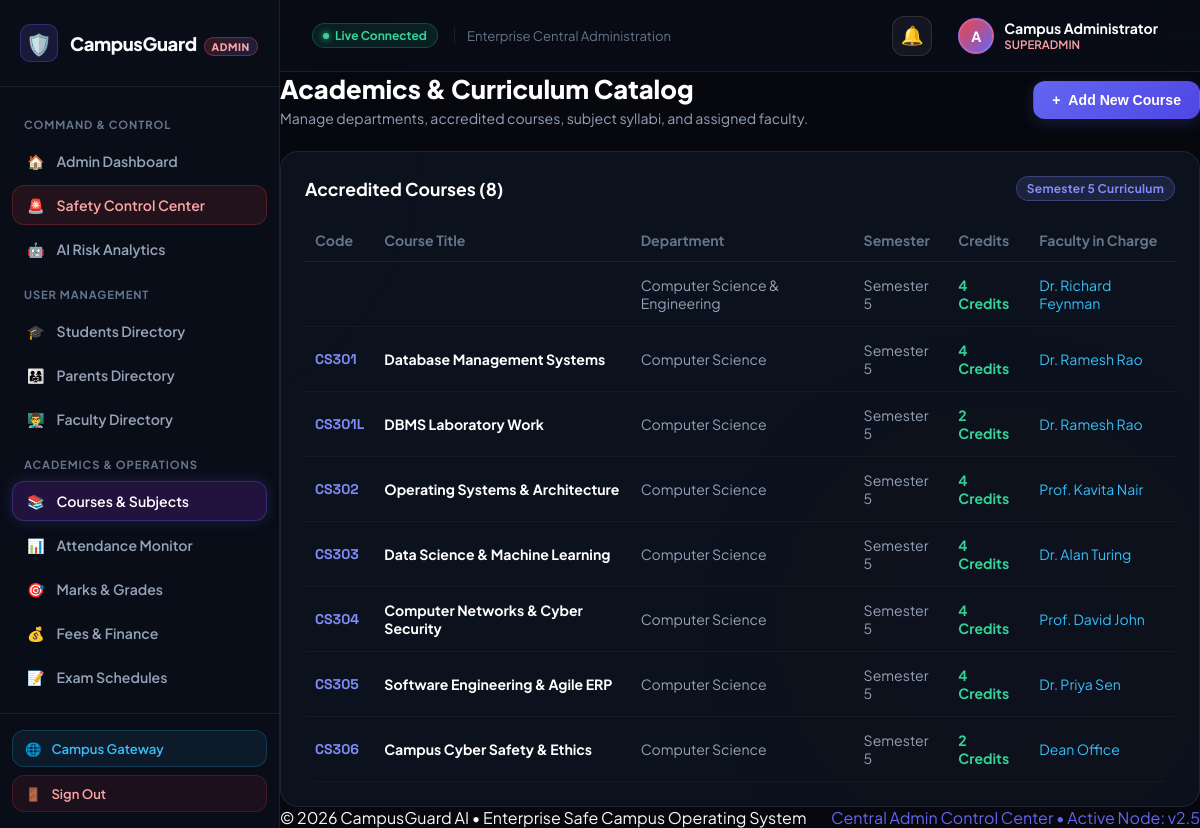
Page /admin/academics (signed in) on the committed database.
### tables this page shows
CREATE TABLE admins (
            id INTEGER PRIMARY KEY AUTOINCREMENT,
            username TEXT UNIQUE NOT NULL,
            name TEXT NOT NULL,
            email TEXT UNIQUE NOT NULL,
            password_hash TEXT NOT NULL,
            role TEXT DEFAULT 'SuperAdmin',
            created_at TIMESTAMP DEFAULT CURRENT_TIMESTAMP
        );

CREATE TABLE courses (
            id INTEGER PRIMARY KEY AUTOINCREMENT,
            course_code TEXT UNIQUE NOT NULL,
            course_name TEXT NOT NULL,
            department TEXT NOT NULL,
            semester INTEGER NOT NULL,
            credits INTEGER NOT NULL,
            faculty_name TEXT NOT NULL,
            course_type TEXT NOT NULL,
            room_number TEXT NOT NULL,
            timing TEXT NOT NULL
        );

### routes/admin.py (the view)
@admin_bp.route('/admin/academics', methods=['GET'])
@admin_required
def admin_academics(admin):
    conn = get_db_connection()
    try:
        courses = conn.execute("SELECT * FROM courses ORDER BY course_code ASC").fetchall()
        faculties = conn.execute("SELECT name FROM faculties ORDER BY name ASC").fetchall()
        return render_template(
            'admin/academics.html',
            admin=admin,
            courses=courses,
            faculties=faculties,
            active_page='academics'
        )
    finally:
        conn.close()

### app.py (called while the page is built, shortened)
def _url_build_error_fallback(error, endpoint, values):
    for registered_ep in list(app.view_functions.keys()):
        if registered_ep == endpoint or registered_ep.endswith('.' + endpoint):
            try:
                return url_for(registered_ep, **values)
            except Exception:
                if 'student_id' in values and 'id' not in values:
                    v_copy = dict(values)
                    v_copy['id'] = v_copy.pop('student_id')
                    try:
                        return url_for(registered_ep, **v_copy)
                    except Exception:
                        pass
                continue

### database/db.py (called while the page is built)
def get_db_connection():
    conn = sqlite3.connect(DATABASE_FILE, timeout=20.0)
    conn.row_factory = sqlite3.Row
    return conn

### utils/security.py (called while the page is built)
def add_security_headers(response):
    response.headers['Cache-Control'] = 'no-cache, no-store, must-revalidate, max-age=0'
    response.headers['Pragma'] = 'no-cache'
    response.headers['Expires'] = '0'
    response.headers['X-Content-Type-Options'] = 'nosniff'
    response.headers['X-Frame-Options'] = 'SAMEORIGIN'
    response.headers['X-XSS-Protection'] = '1; mode=block'
    return response

### templates/admin/academics.html (shortened to what this page needs)
{% extends "admin/base_admin.html" %}
{% block content %}
<div style="display: flex; justify-content: space-between; align-items: center; flex-wrap: wrap; gap: 16px; margin-bottom: 24px;">
    <div>
        <h1 style="font-size: 1.6rem; font-weight: 800; color: #fff; margin-bottom: 4px;">Academics &amp; Curriculum Catalog</h1>
        <p style="color: var(--text-secondary); font-size: 0.88rem;">Manage departments, accredited courses, subject syllabi, and assigned faculty.</p>
    </div>
    <button type="button" class="btn-primary" onclick="document.getElementById('add-course-modal').style.display='flex'" style="background: linear-gradient(135deg, #6366f1, #4f46e5); padding: 10px 18px; font-size: 0.88rem;">
        <span>+</span> Add New Course
    </button>
</div>
<div style="background: rgba(14, 19, 32, 0.85); border: 1px solid var(--glass-border); border-radius: 18px; padding: 24px;">
    <div style="display: flex; justify-content: space-between; align-items: center; margin-bottom: 18px;">
        <h3 style="font-size: 1.1rem; font-weight: 700; color: #fff;">Accredited Courses ({{ courses|length }})</h3>
        <span class="badge badge-indigo">Semester 5 Curriculum</span>
    </div>
    <div class="table-responsive">
        <table class="data-table" style="width: 100%; border-collapse: collapse; font-size: 0.88rem;">
            <thead>
                <tr style="border-bottom: 1px solid var(--glass-border); text-align: left; color: var(--text-muted);">
                    <th style="padding: 12px 10px;">Code</th>
                    <th style="padding: 12px 10px;">Course Title</th>
                    <th style="padding: 12px 10px;">Department</th>
                    <th style="padding: 12px 10px;">Semester</th>
                    <th style="padding: 12px 10px;">Credits</th>
                    <th style="padding: 12px 10px;">Faculty in Charge</th>
                </tr>
            </thead>
            <tbody>
                {% for c in courses %}
                <tr style="border-bottom: 1px solid rgba(255, 255, 255, 0.04);">
                    <td style="padding: 14px 10px; font-family: var(--font-mono); font-weight: 700; color: #818cf8;">{{ c.course_code }}</td>
                    <td style="padding: 14px 10px; font-weight: 700; color: #fff;">{{ c.course_name }}</td>
                    <td style="padding: 14px 10px; color: var(--text-secondary);">{{ c.department }}</td>
                    <td style="padding: 14px 10px; color: var(--text-secondary);">Semester {{ c.semester }}</td>
                    <td style="padding: 14px 10px; font-weight: 700; color: #34d399;">{{ c.credits }} Credits</td>
                    <td style="padding: 14px 10px; color: #38bdf8;">{{ c.faculty_name|default('Dr. Ramesh Rao') }}</td>
                </tr>
                {% else %}
                <tr>
                    <td colspan="6" style="text-align: center; padding: 30px; color: var(--text-muted);">No courses listed in catalog.</td>
                </tr>
                {% endfor %}
            </tbody>
        </table>
    </div>
</div>
{% endblock %}

### templates/admin/base_admin.html (shortened to what this page needs)
<!DOCTYPE html>
<html lang="en">
<head>
    <link rel="stylesheet" href="{{ url_for('static', filename='css/campusguard-toast.css') }}">
    <link rel="stylesheet" href="{{ url_for('static', filename='css/parent.css') }}">
</head>
<body>
    <div class="ambient-background" aria-hidden="true">
        <div class="glow-orb" style="background: radial-gradient(circle, rgba(239, 68, 68, 0.12) 0%, transparent 70%); bottom: -100px; right: -100px; width: 600px; height: 600px; position: fixed; border-radius: 50%; pointer-events: none; z-index: 0;"></div>
    </div>
    <div class="portal-layout">
        <aside class="sidebar" id="parent-sidebar" aria-label="Admin Navigation" style="overflow-y: auto;">
            <a href="{{ url_for('admin_dashboard') }}" class="sidebar-brand">
                <div class="brand-icon" style="background: rgba(99, 102, 241, 0.15); border: 1px solid rgba(99, 102, 241, 0.3);">
                    <span style="font-size: 1.3rem;">🛡️</span>
                </div>
                <span class="brand-name">CampusGuard <span class="brand-badge admin-badge">ADMIN</span></span>
            </a>
            <nav class="sidebar-nav">
                <span class="nav-category">Command &amp; Control</span>
                <a href="{{ url_for('admin_dashboard') }}" class="nav-link {% if active_page == 'dashboard' %}active{% endif %}" id="nav-dashboard">
                    <span>🏠</span> <span class="nav-text">Admin Dashboard</span>
                </a>
                <a href="{{ url_for('admin_safety') }}" class="nav-link nav-link-sos {% if active_page == 'safety' %}active{% endif %}" id="nav-safety">
                    <span>🚨</span> <span class="nav-text">Safety Control Center</span>
                </a>
                <a href="{{ url_for('admin_analytics') }}" class="nav-link {% if active_page == 'analytics' %}active{% endif %}" id="nav-analytics">
                    <span>🤖</span> <span class="nav-text">AI Risk Analytics</span>
                </a>
                <span class="nav-category">User Management</span>
                <a href="{{ url_for('admin_students') }}" class="nav-link {% if active_page == 'students' %}active{% endif %}" id="nav-students">
                    <span>🎓</span> <span class="nav-text">Students Directory</span>
                </a>
                <a href="{{ url_for('admin_parents') }}" class="nav-link {% if active_page == 'parents' %}active{% endif %}" id="nav-parents">
                    <span>👨‍👩‍👧</span> <span class="nav-text">Parents Directory</span>
                </a>
                <a href="{{ url_for('admin_faculty') }}" class="nav-link {% if active_page == 'faculty' %}active{% endif %}" id="nav-faculty">
                    <span>👨‍🏫</span> <span class="nav-text">Faculty Directory</span>
                </a>
                <span class="nav-category">Academics &amp; Operations</span>
                <a href="{{ url_for('admin_academics') }}" class="nav-link {% if active_page == 'academics' %}active{% endif %}" id="nav-academics">
                    <span>📚</span> <span class="nav-text">Courses &amp; Subjects</span>
                </a>
                <a href="{{ url_for('admin_attendance') }}" class="nav-link {% if active_page == 'attendance' %}active{% endif %}" id="nav-attendance">
                    <span>📊</span> <span class="nav-text">Attendance Monitor</span>
                </a>
                <a href="{{ url_for('admin_marks') }}" class="nav-link {% if active_page == 'marks' %}active{% endif %}" id="nav-marks">
                    <span>🎯</span> <span class="nav-text">Marks &amp; Grades</span>
                </a>
                <a href="{{ url_for('admin_fees') }}" class="nav-link {% if active_page == 'fees' %}active{% endif %}" id="nav-fees">
                    <span>💰</span> <span class="nav-text">Fees &amp; Finance</span>
                </a>
                <a href="{{ url_for('admin_exams') }}" class="nav-link {% if active_page == 'exams' %}active{% endif %}" id="nav-exams">
                    <span>📝</span> <span class="nav-text">Exam Schedules</span>
                </a>
                <a href="{{ url_for('admin_leaves') }}" class="nav-link {% if active_page == 'leaves' %}active{% endif %}" id="nav-leaves">
                    <span>🚪</span> <span class="nav-text">Hostel Outpass &amp; Leaves</span>
                </a>
            </nav>
            <div class="sidebar-footer">
                <a href="/" class="portal-switch-link" title="Open Main Landing Gateway">
                    <span>🌐</span> <span>Campus Gateway</span>
                </a>
                <a href="{{ url_for('admin_logout') }}" class="logout-link" id="btn-logout" aria-label="Sign out">
                    <span>🚪</span> <span>Sign Out</span>
                </a>
            </div>
        </aside>
        <div class="main-wrapper">
            <header class="topbar">
                <div class="topbar-left">
                    <div class="conn-status-pill">
                        <span class="conn-dot"></span>
                        <span>Live Connected</span>
                    </div>
                    <div class="hide-mobile" style="font-size: 0.82rem; color: var(--text-muted); padding-left: 12px; border-left: 1px solid var(--glass-border);">
                        <span>Enterprise Central Administration</span>
                    </div>
                </div>
                <div class="topbar-right">
                    <div class="notif-bell-wrapper">
                        <button type="button" class="notif-bell-btn" id="notif-bell-btn" aria-label="View notifications">
                            <span>🔔</span>
                        </button>
                    </div>
                    <div class="topbar-profile" style="cursor: default;">
                        <div class="parent-avatar" style="background: linear-gradient(135deg, #ef4444, #6366f1);">
                            A
                        </div>
                        <div class="hide-mobile" style="text-align: left;">
                            <div style="font-size: 0.88rem; font-weight: 700; color: #fff;">{{ session.get('admin_name', 'Campus Administrator') }}</div>
                            <div style="font-size: 0.72rem; color: #fca5a5; font-weight: 600;">SUPERADMIN</div>
                        </div>
                    </div>
                </div>
            </header>
            <main class="page-content">
                {% block content %}{% block admin_content %}{% endblock %}{% endblock %}
            </main>
            <footer class="footer">
                <div style="display: flex; justify-content: space-between; align-items: center; width: 100%; flex-wrap: wrap; gap: 10px;">
                    <div>© 2026 CampusGuard AI • Enterprise Safe Campus Operating System</div>
                    <div style="color: var(--parent-primary);">Central Admin Control Center • Active Node: v2.5</div>
                </div>
            </footer>
        </div>
    </div>
</body>
</html>

### static/css/campusguard-toast.css (style rules this page uses)
.notif-bell-wrapper { position: relative; display: inline-block; }
.notif-bell-btn { position: relative; background: rgba(255, 255, 255, 0.05); border: 1px solid rgba(255, 255, 255, 0.1); color: #f1f5f9; width: 40px; height: 40px; border-radius: 12px; display: flex; align-items: center; justify-content: center; cursor: pointer; font-size: 1.15rem; transition: all 0.2s ease; }
.conn-status-pill { display: inline-flex; align-items: center; gap: 6px; padding: 4px 10px; border-radius: 99px; font-size: 0.75rem; font-weight: 700; background: rgba(16, 185, 129, 0.12); border: 1px solid rgba(16, 185, 129, 0.3); color: #34d399; }
.conn-dot { width: 6px; height: 6px; border-radius: 50%; background: #34d399; box-shadow: 0 0 6px #34d399; }

### templates/admin/base_admin.html (style rules this page uses)
:root { --parent-primary: #6366f1; --parent-primary-rgb: 99, 102, 241; --parent-primary-hover: #4f46e5; --parent-secondary: #ec4899; --parent-accent: #818cf8; --parent-gradient: linear-gradient(135deg, #6366f1 0%, #4f46e5 100%); --parent-border: rgba(99, 102, 241, 0.3); --parent-glow: rgba(99, 102, 241, 0.2); }
.admin-badge { background: linear-gradient(135deg, rgba(239, 68, 68, 0.2), rgba(99, 102, 241, 0.2)); border: 1px solid rgba(239, 68, 68, 0.4); color: #fca5a5; }

### rows in the picture
admins: get "Campus Administrator"
courses: department "Computer Science & Engineering", semester "5", credits "4", faculty_name "Dr. Richard Feynman"
courses: course_code "CS301", course_name "Database Management Systems", department "Computer Science", semester "5", credits "4", faculty_name "Dr. Ramesh Rao"
courses: course_code "CS301L", course_name "DBMS Laboratory Work", department "Computer Science", semester "5", credits "2", faculty_name "Dr. Ramesh Rao"
courses: course_code "CS302", course_name "Operating Systems & Architecture", department "Computer Science", semester "5", credits "4", faculty_name "Prof. Kavita Nair"
courses: course_code "CS303", course_name "Data Science & Machine Learning", department "Computer Science", semester "5", credits "4", faculty_name "Dr. Alan Turing"
courses: course_code "CS304", course_name "Computer Networks & Cyber Security", department "Computer Science", semester "5", credits "4", faculty_name "Prof. David John"
courses: course_code "CS305", course_name "Software Engineering & Agile ERP", department "Computer Science", semester "5", credits "4", faculty_name "Dr. Priya Sen"
courses: course_code "CS306", course_name "Campus Cyber Safety & Ethics", department "Computer Science", semester "5", credits "2", faculty_name "Dean Office"

### other values in the picture
{{ courses|length }} "8"
